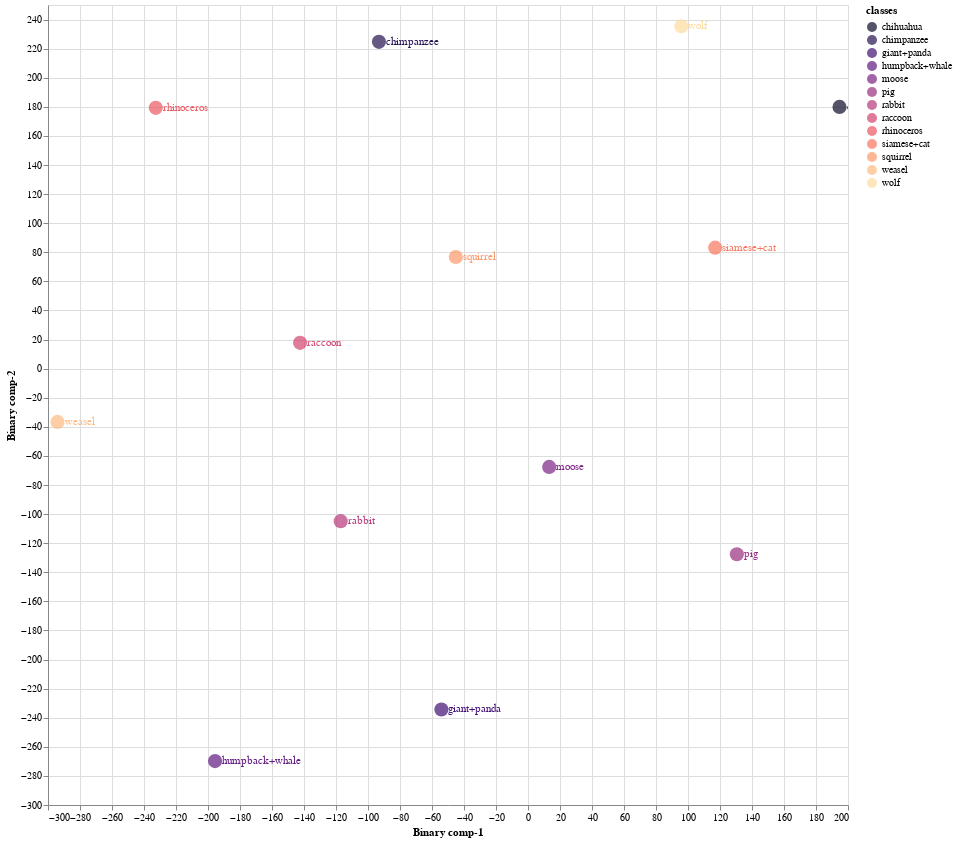
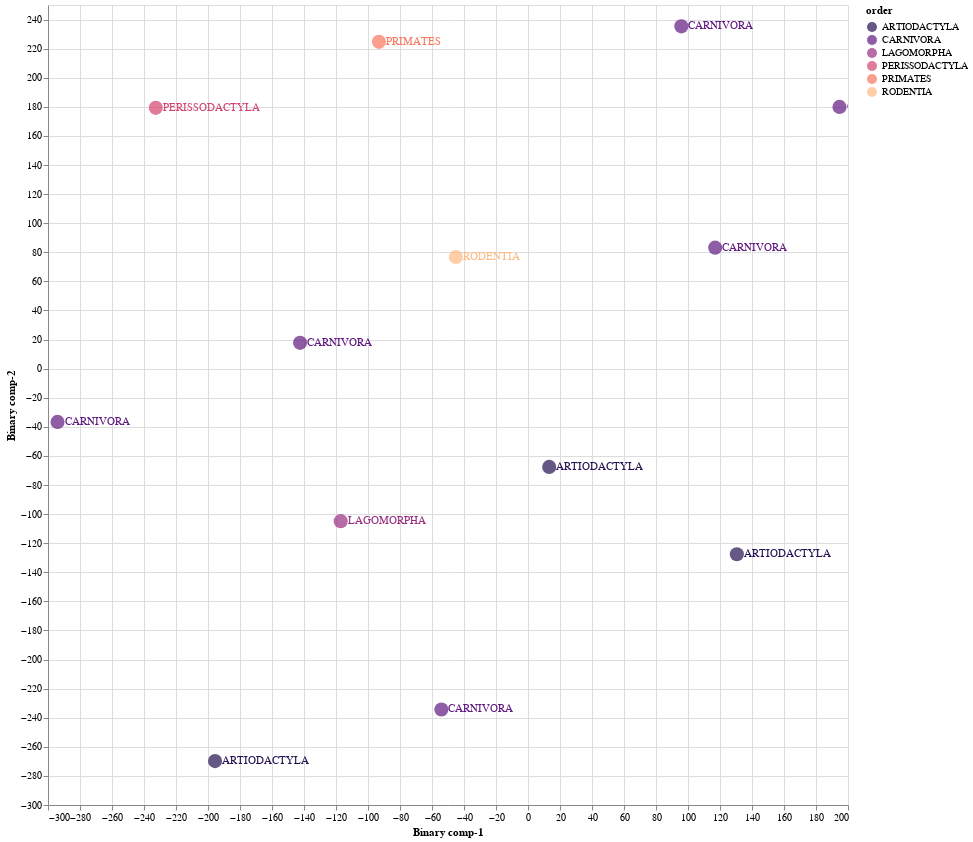

Notebook cell for these charts, in order:
### Markdown cell above
### 8.3 Train Validation Split 03

### Code cell
Train03 = CZSL(mode = "Train", 
               split = 3, 
               DNN = ProjectionNetwork1, 
               epochs = 20, 
               bs = 16, 
               numunits = 1024, 
               lr = 0.1, 
               optimiser = nn.Sigmoid(), 
               dropout = 0.2, 
               mom = 0, 
               wd = 0,  
               device = 'cuda', 
               checkpoint = CP3, 
               pred_type = 'Probabilistic', 
               dist_type = 'cosine')

#mode
#1. "Train" - Use Train Val split
#2. "Test" - For Unseen Test Data

#split
# 1 -Train/Val Split 1
# 2 -Train/Val Split 2
# 3 -Train/Val Split 3

#pred_type
#1. "Probabilistic" - continous real numbers giving probability for prdiction to be 1
#2. "Deterministic" - 1 or 0 prediction values

#dist_type
#1. euclidean
#2. cosine
#3. hamming
#4. jaccard

### Figure 1 — Vega-Lite specification as saved in the notebook (floating-point values rounded to 4 significant figures)
{"config": {"view": {"continuousWidth": 400, "continuousHeight": 300}}, "layer": [{"mark": {"type": "circle", "size": 200}, "encoding": {"color": {"field": "classes", "scale": {"scheme": "Magma"}, "type": "nominal"}, "x": {"field": "Binary comp-1", "type": "quantitative"}, "y": {"field": "Binary comp-2", "type": "quantitative"}}, "height": 800, "selection": {"selector005": {"type": "interval", "bind": "scales", "encodings": ["x", "y"]}}, "width": 800}, {"mark": {"type": "text", "align": "left", "baseline": "middle", "dx": 7}, "encoding": {"color": {"field": "classes", "scale": {"scheme": "Magma"}, "type": "nominal"}, "text": {"field": "classes", "type": "nominal"}, "x": {"field": "Binary comp-1", "type": "quantitative"}, "y": {"field": "Binary comp-2", "type": "quantitative"}}, "height": 800, "width": 800}], "data": {"name": "data-06abae93f7e0bcbb36b096c5959c5313"}, "$schema": "https://vega.github.io/schema/vega-lite/v4.17.0.json", "datasets": {"data-06abae93f7e0bcbb36b096c5959c5313": [{"Binary comp-1": 117.0, "Binary comp-2": 83.19, "classes": "siamese+cat", "sciName": "Felis_catus", "animal_label": 10, "animal_class": "siamese+cat", "mainCommonName": "Domestic Cat", "otherCommonNames": "Cat", "class": "Mammalia", "infraclass": "Placentalia", "magnorder": "Boreoeutheria", "superorder": "Laurasiatheria", "order": "CARNIVORA", "suborder": "FELIFORMIA", "infraorder": "FELOIDEA", "parvorder": null, "superfamily": null, "family": "FELIDAE", "subfamily": "FELINAE", "tribe": null, "genus": "Felis"}, {"Binary comp-1": 13.24, "Binary comp-2": -67.58, "classes": "moose", "sciName": "Alces_alces", "animal_label": 16, "animal_class": "moose", "mainCommonName": "Moose", "otherCommonNames": "Elk|Eurasian Elk|Caucasian Moose", "class": "Mammalia", "infraclass": "Placentalia", "magnorder": "Boreoeutheria", "superorder": "Laurasiatheria", "order": "ARTIODACTYLA", "suborder": "RUMINANTIA", "infraorder": "PECORA", "parvorder": null, "superfamily": null, "family": "CERVIDAE", "subfamily": "CAPREOLINAE", "tribe": "ALCEINI", "genus": "Alces"}, {"Binary comp-1": -195.6, "Binary comp-2": -269.8, "classes": "humpback+whale", "sciName": "Megaptera_novaeangliae", "animal_label": 18, "animal_class": "humpback+whale", "mainCommonName": "Humpback Whale", "otherCommonNames": "Bunch Whale|Hump Whale|Hunchback Whale", "class": "Mammalia", "infraclass": "Placentalia", "magnorder": "Boreoeutheria", "superorder": "Laurasiatheria", "order": "ARTIODACTYLA", "suborder": "WHIPPOMORPHA", "infraorder": "CETACEA", "parvorder": "MYSTICETI", "superfamily": null, "family": "BALAENOPTERIDAE", "subfamily": null, "tribe": null, "genus": "Megaptera"}, {"Binary comp-1": -93.16, "Binary comp-2": 224.7, "classes": "chimpanzee", "sciName": "Pan_troglodytes", "animal_label": 25, "animal_class": "chimpanzee", "mainCommonName": "Chimpanzee", "otherCommonNames": "Chimpanzee|Common Chimpanzee|Robust Chimpanzee|Central Chimpanzee|Eastern Chimpanzee|Nigeria-Cameroon Chimpanzee|Western Chimpanzee", "class": "Mammalia", "infraclass": "Placentalia", "magnorder": "Boreoeutheria", "superorder": "Euarchontoglires", "order": "PRIMATES", "suborder": "HAPLORHINI", "infraorder": "SIMIIFORMES", "parvorder": "CATARRHINI", "superfamily": "HOMINOIDEA", "family": "HOMINIDAE", "subfamily": "HOMININAE", "tribe": null, "genus": "Pan"}, {"Binary comp-1": -45.12, "Binary comp-2": 76.72, "classes": "squirrel", "sciName": "Sciurus_aberti", "animal_label": 27, "animal_class": "squirrel", "mainCommonName": "Abert's Squirrel", "otherCommonNames": "Tassel-eared Squirrel|Kaibab Squirrel", "class": "Mammalia", "infraclass": "Placentalia", "magnorder": "Boreoeutheria", "superorder": "Euarchontoglires", "order": "RODENTIA", "suborder": "SCIUROMORPHA", "infraorder": null, "parvorder": null, "superfamily": null, "family": "SCIURIDAE", "subfamily": "SCIURINAE", "tribe": "SCIURINI", "genus": "Sciurus"}, {"Binary comp-1": -232.6, "Binary comp-2": 179.3, "classes": "rhinoceros", "sciName": "Rhinoceros_unicornis", "animal_label": 28, "animal_class": "rhinoceros", "mainCommonName": "Greater One-horned Rhinoceros", "otherCommonNames": "Indian Rhinoceros", "class": "Mammalia", "infraclass": "Placentalia", "magnorder": "Boreoeutheria", "superorder": "Laurasiatheria", "order": "PERISSODACTYLA", "suborder": "CERATOMORPHA", "infraorder": null, "parvorder": null, "superfamily": null, "family": "RHINOCEROTIDAE", "subfamily": null, "tribe": null, "genus": "Rhinoceros"}, {"Binary comp-1": -117.1, "Binary comp-2": -104.8, "classes": "rabbit", "sciName": "Pentalagus_furnessi", "animal_label": 29, "animal_class": "rabbit", "mainCommonName": "Amami Rabbit", "otherCommonNames": "Ryukyu Rabbit", "class": "Mammalia", "infraclass": "Placentalia", "magnorder": "Boreoeutheria", "superorder": "Euarchontoglires", "order": "LAGOMORPHA", "suborder": null, "infraorder": null, "parvorder": null, "superfamily": null, "family": "LEPORIDAE", "subfamily": null, "tribe": null, "genus": "Pentalagus"}, {"Binary comp-1": 95.84, "Binary comp-2": 235.3, "classes": "wolf", "sciName": "Canis_lupus", "animal_label": 32, "animal_class": "wolf", "mainCommonName": "Gray Wolf", "otherCommonNames": "Wolf|Timber Wolf|Tundra Wolf|Arctic Wolf", "class": "Mammalia", "infraclass": "Placentalia", "magnorder": "Boreoeutheria", "superorder": "Laurasiatheria", "order": "CARNIVORA", "suborder": "CANIFORMIA", "infraorder": "CANOIDEA", "parvorder": null, "superfamily": null, "family": "CANIDAE", "subfamily": null, "tribe": null, "genus": "Canis"}, {"Binary comp-1": 194.7, "Binary comp-2": 179.9, "classes": "chihuahua", "sciName": "Canis_familiaris", "animal_label": 33, "animal_class": "chihuahua", "mainCommonName": "Domestic Dog", "otherCommonNames": "Dog|Dingo|Feral Dog|New Guinea Singing Dog|Village Dog", "class": "Mammalia", "infraclass": "Placentalia", "magnorder": "Boreoeutheria", "superorder": "Laurasiatheria", "order": "CARNIVORA", "suborder": "CANIFORMIA", "infraorder": "CANOIDEA", "parvorder": null, "superfamily": null, "family": "CANIDAE", "subfamily": null, "tribe": null, "genus": "Canis"}, {"Binary comp-1": -294.0, "Binary comp-2": -36.64, "classes": "weasel", "sciName": "Poecilogale_albinucha", "animal_label": 35, "animal_class": "weasel", "mainCommonName": "African Striped Weasel", "otherCommonNames": null, "class": "Mammalia", "infraclass": "Placentalia", "magnorder": "Boreoeutheria", "superorder": "Laurasiatheria", "order": "CARNIVORA", "suborder": "CANIFORMIA", "infraorder": "ARCTOIDEA", "parvorder": null, "superfamily": "MUSTELOIDEA", "family": "MUSTELIDAE", "subfamily": "ICTONYCHINAE", "tribe": null, "genus": "Poecilogale"}, {"Binary comp-1": -54.13, "Binary comp-2": -234.3, "classes": "giant+panda", "sciName": "Ailuropoda_melanoleuca", "animal_label": 39, "animal_class": "giant+panda", "mainCommonName": "Giant Panda", "otherCommonNames": "Da Xiong Mao", "class": "Mammalia", "infraclass": "Placentalia", "magnorder": "Boreoeutheria", "superorder": "Laurasiatheria", "order": "CARNIVORA", "suborder": "CANIFORMIA", "infraorder": "ARCTOIDEA", "parvorder": null, "superfamily": "URSOIDEA", "family": "URSIDAE", "subfamily": "AILUROPODINAE", "tribe": null, "genus": "Ailuropoda"}, {"Binary comp-1": 130.5, "Binary comp-2": -127.6, "classes": "pig", "sciName": "Sus_domesticus", "animal_label": 42, "animal_class": "pig", "mainCommonName": "Domestic Pig", "otherCommonNames": "Hog|Pig|Swine", "class": "Mammalia", "infraclass": "Placentalia", "magnorder": "Boreoeutheria", "superorder": "Laurasiatheria", "order": "ARTIODACTYLA", "suborder": "SUINA", "infraorder": null, "parvorder": null, "superfamily": null, "family": "SUIDAE", "subfamily": null, "tribe": null, "genus": "Sus"}, {"Binary comp-1": -142.5, "Binary comp-2": 17.72, "classes": "raccoon", "sciName": "Procyon_lotor", "animal_label": 48, "animal_class": "raccoon", "mainCommonName": "Northern Raccoon", "otherCommonNames": "Common Raccoon", "class": "Mammalia", "infraclass": "Placentalia", "magnorder": "Boreoeutheria", "superorder": "Laurasiatheria", "order": "CARNIVORA", "suborder": "CANIFORMIA", "infraorder": "ARCTOIDEA", "parvorder": null, "superfamily": "MUSTELOIDEA", "family": "PROCYONIDAE", "subfamily": null, "tribe": null, "genus": "Procyon"}]}}

### Figure 2 — Vega-Lite specification as saved in the notebook (floating-point values rounded to 4 significant figures)
{"config": {"view": {"continuousWidth": 400, "continuousHeight": 300}}, "layer": [{"mark": {"type": "circle", "size": 200}, "encoding": {"color": {"field": "order", "scale": {"scheme": "Magma"}, "type": "nominal"}, "x": {"field": "Binary comp-1", "type": "quantitative"}, "y": {"field": "Binary comp-2", "type": "quantitative"}}, "height": 800, "selection": {"selector006": {"type": "interval", "bind": "scales", "encodings": ["x", "y"]}}, "width": 800}, {"mark": {"type": "text", "align": "left", "baseline": "middle", "dx": 7}, "encoding": {"color": {"field": "order", "scale": {"scheme": "Magma"}, "type": "nominal"}, "text": {"field": "order", "type": "nominal"}, "x": {"field": "Binary comp-1", "type": "quantitative"}, "y": {"field": "Binary comp-2", "type": "quantitative"}}, "height": 800, "width": 800}], "data": {"name": "data-06abae93f7e0bcbb36b096c5959c5313"}, "$schema": "https://vega.github.io/schema/vega-lite/v4.17.0.json", "datasets": {"data-06abae93f7e0bcbb36b096c5959c5313": [{"Binary comp-1": 117.0, "Binary comp-2": 83.19, "classes": "siamese+cat", "sciName": "Felis_catus", "animal_label": 10, "animal_class": "siamese+cat", "mainCommonName": "Domestic Cat", "otherCommonNames": "Cat", "class": "Mammalia", "infraclass": "Placentalia", "magnorder": "Boreoeutheria", "superorder": "Laurasiatheria", "order": "CARNIVORA", "suborder": "FELIFORMIA", "infraorder": "FELOIDEA", "parvorder": null, "superfamily": null, "family": "FELIDAE", "subfamily": "FELINAE", "tribe": null, "genus": "Felis"}, {"Binary comp-1": 13.24, "Binary comp-2": -67.58, "classes": "moose", "sciName": "Alces_alces", "animal_label": 16, "animal_class": "moose", "mainCommonName": "Moose", "otherCommonNames": "Elk|Eurasian Elk|Caucasian Moose", "class": "Mammalia", "infraclass": "Placentalia", "magnorder": "Boreoeutheria", "superorder": "Laurasiatheria", "order": "ARTIODACTYLA", "suborder": "RUMINANTIA", "infraorder": "PECORA", "parvorder": null, "superfamily": null, "family": "CERVIDAE", "subfamily": "CAPREOLINAE", "tribe": "ALCEINI", "genus": "Alces"}, {"Binary comp-1": -195.6, "Binary comp-2": -269.8, "classes": "humpback+whale", "sciName": "Megaptera_novaeangliae", "animal_label": 18, "animal_class": "humpback+whale", "mainCommonName": "Humpback Whale", "otherCommonNames": "Bunch Whale|Hump Whale|Hunchback Whale", "class": "Mammalia", "infraclass": "Placentalia", "magnorder": "Boreoeutheria", "superorder": "Laurasiatheria", "order": "ARTIODACTYLA", "suborder": "WHIPPOMORPHA", "infraorder": "CETACEA", "parvorder": "MYSTICETI", "superfamily": null, "family": "BALAENOPTERIDAE", "subfamily": null, "tribe": null, "genus": "Megaptera"}, {"Binary comp-1": -93.16, "Binary comp-2": 224.7, "classes": "chimpanzee", "sciName": "Pan_troglodytes", "animal_label": 25, "animal_class": "chimpanzee", "mainCommonName": "Chimpanzee", "otherCommonNames": "Chimpanzee|Common Chimpanzee|Robust Chimpanzee|Central Chimpanzee|Eastern Chimpanzee|Nigeria-Cameroon Chimpanzee|Western Chimpanzee", "class": "Mammalia", "infraclass": "Placentalia", "magnorder": "Boreoeutheria", "superorder": "Euarchontoglires", "order": "PRIMATES", "suborder": "HAPLORHINI", "infraorder": "SIMIIFORMES", "parvorder": "CATARRHINI", "superfamily": "HOMINOIDEA", "family": "HOMINIDAE", "subfamily": "HOMININAE", "tribe": null, "genus": "Pan"}, {"Binary comp-1": -45.12, "Binary comp-2": 76.72, "classes": "squirrel", "sciName": "Sciurus_aberti", "animal_label": 27, "animal_class": "squirrel", "mainCommonName": "Abert's Squirrel", "otherCommonNames": "Tassel-eared Squirrel|Kaibab Squirrel", "class": "Mammalia", "infraclass": "Placentalia", "magnorder": "Boreoeutheria", "superorder": "Euarchontoglires", "order": "RODENTIA", "suborder": "SCIUROMORPHA", "infraorder": null, "parvorder": null, "superfamily": null, "family": "SCIURIDAE", "subfamily": "SCIURINAE", "tribe": "SCIURINI", "genus": "Sciurus"}, {"Binary comp-1": -232.6, "Binary comp-2": 179.3, "classes": "rhinoceros", "sciName": "Rhinoceros_unicornis", "animal_label": 28, "animal_class": "rhinoceros", "mainCommonName": "Greater One-horned Rhinoceros", "otherCommonNames": "Indian Rhinoceros", "class": "Mammalia", "infraclass": "Placentalia", "magnorder": "Boreoeutheria", "superorder": "Laurasiatheria", "order": "PERISSODACTYLA", "suborder": "CERATOMORPHA", "infraorder": null, "parvorder": null, "superfamily": null, "family": "RHINOCEROTIDAE", "subfamily": null, "tribe": null, "genus": "Rhinoceros"}, {"Binary comp-1": -117.1, "Binary comp-2": -104.8, "classes": "rabbit", "sciName": "Pentalagus_furnessi", "animal_label": 29, "animal_class": "rabbit", "mainCommonName": "Amami Rabbit", "otherCommonNames": "Ryukyu Rabbit", "class": "Mammalia", "infraclass": "Placentalia", "magnorder": "Boreoeutheria", "superorder": "Euarchontoglires", "order": "LAGOMORPHA", "suborder": null, "infraorder": null, "parvorder": null, "superfamily": null, "family": "LEPORIDAE", "subfamily": null, "tribe": null, "genus": "Pentalagus"}, {"Binary comp-1": 95.84, "Binary comp-2": 235.3, "classes": "wolf", "sciName": "Canis_lupus", "animal_label": 32, "animal_class": "wolf", "mainCommonName": "Gray Wolf", "otherCommonNames": "Wolf|Timber Wolf|Tundra Wolf|Arctic Wolf", "class": "Mammalia", "infraclass": "Placentalia", "magnorder": "Boreoeutheria", "superorder": "Laurasiatheria", "order": "CARNIVORA", "suborder": "CANIFORMIA", "infraorder": "CANOIDEA", "parvorder": null, "superfamily": null, "family": "CANIDAE", "subfamily": null, "tribe": null, "genus": "Canis"}, {"Binary comp-1": 194.7, "Binary comp-2": 179.9, "classes": "chihuahua", "sciName": "Canis_familiaris", "animal_label": 33, "animal_class": "chihuahua", "mainCommonName": "Domestic Dog", "otherCommonNames": "Dog|Dingo|Feral Dog|New Guinea Singing Dog|Village Dog", "class": "Mammalia", "infraclass": "Placentalia", "magnorder": "Boreoeutheria", "superorder": "Laurasiatheria", "order": "CARNIVORA", "suborder": "CANIFORMIA", "infraorder": "CANOIDEA", "parvorder": null, "superfamily": null, "family": "CANIDAE", "subfamily": null, "tribe": null, "genus": "Canis"}, {"Binary comp-1": -294.0, "Binary comp-2": -36.64, "classes": "weasel", "sciName": "Poecilogale_albinucha", "animal_label": 35, "animal_class": "weasel", "mainCommonName": "African Striped Weasel", "otherCommonNames": null, "class": "Mammalia", "infraclass": "Placentalia", "magnorder": "Boreoeutheria", "superorder": "Laurasiatheria", "order": "CARNIVORA", "suborder": "CANIFORMIA", "infraorder": "ARCTOIDEA", "parvorder": null, "superfamily": "MUSTELOIDEA", "family": "MUSTELIDAE", "subfamily": "ICTONYCHINAE", "tribe": null, "genus": "Poecilogale"}, {"Binary comp-1": -54.13, "Binary comp-2": -234.3, "classes": "giant+panda", "sciName": "Ailuropoda_melanoleuca", "animal_label": 39, "animal_class": "giant+panda", "mainCommonName": "Giant Panda", "otherCommonNames": "Da Xiong Mao", "class": "Mammalia", "infraclass": "Placentalia", "magnorder": "Boreoeutheria", "superorder": "Laurasiatheria", "order": "CARNIVORA", "suborder": "CANIFORMIA", "infraorder": "ARCTOIDEA", "parvorder": null, "superfamily": "URSOIDEA", "family": "URSIDAE", "subfamily": "AILUROPODINAE", "tribe": null, "genus": "Ailuropoda"}, {"Binary comp-1": 130.5, "Binary comp-2": -127.6, "classes": "pig", "sciName": "Sus_domesticus", "animal_label": 42, "animal_class": "pig", "mainCommonName": "Domestic Pig", "otherCommonNames": "Hog|Pig|Swine", "class": "Mammalia", "infraclass": "Placentalia", "magnorder": "Boreoeutheria", "superorder": "Laurasiatheria", "order": "ARTIODACTYLA", "suborder": "SUINA", "infraorder": null, "parvorder": null, "superfamily": null, "family": "SUIDAE", "subfamily": null, "tribe": null, "genus": "Sus"}, {"Binary comp-1": -142.5, "Binary comp-2": 17.72, "classes": "raccoon", "sciName": "Procyon_lotor", "animal_label": 48, "animal_class": "raccoon", "mainCommonName": "Northern Raccoon", "otherCommonNames": "Common Raccoon", "class": "Mammalia", "infraclass": "Placentalia", "magnorder": "Boreoeutheria", "superorder": "Laurasiatheria", "order": "CARNIVORA", "suborder": "CANIFORMIA", "infraorder": "ARCTOIDEA", "parvorder": null, "superfamily": "MUSTELOIDEA", "family": "PROCYONIDAE", "subfamily": null, "tribe": null, "genus": "Procyon"}]}}
